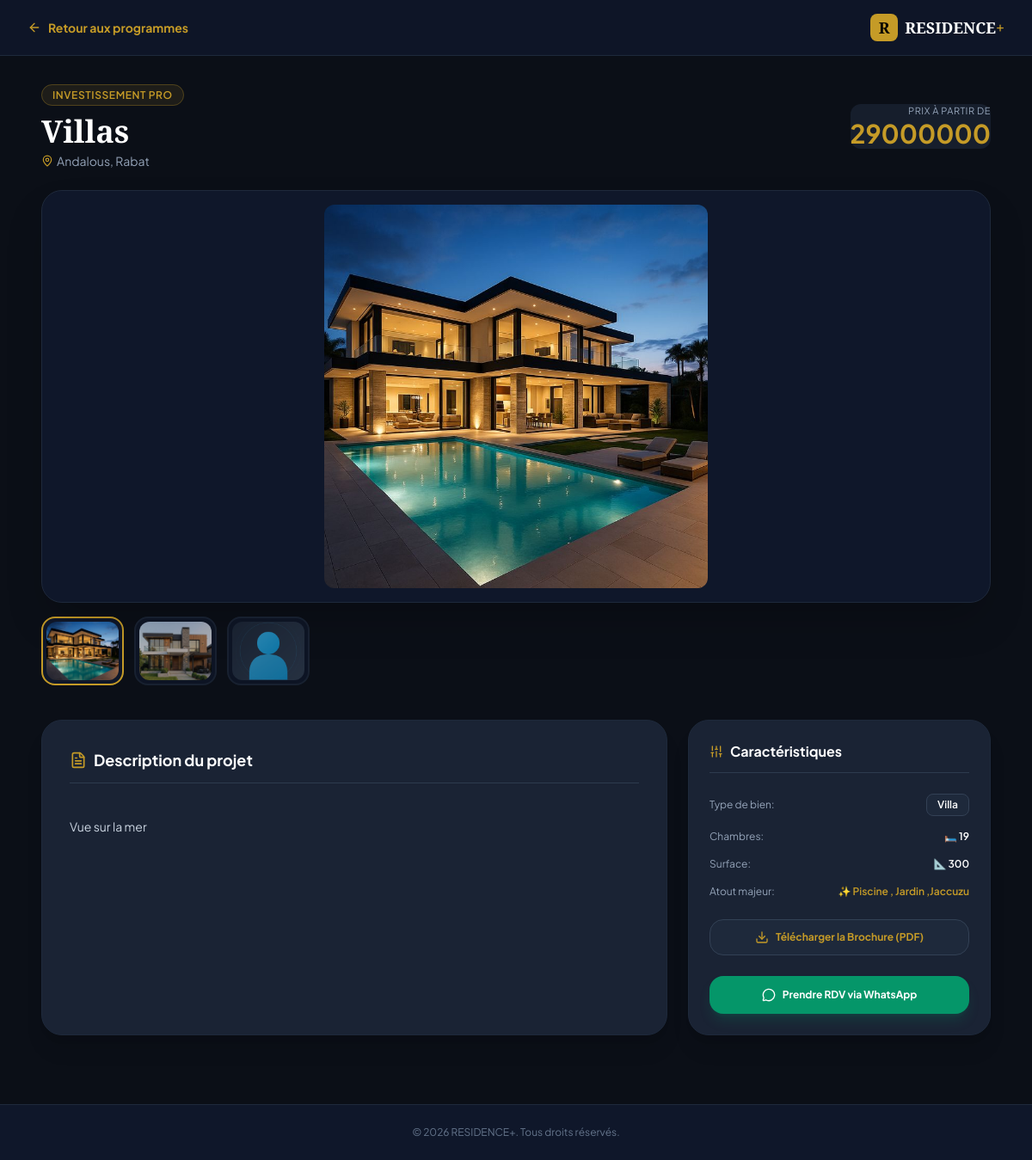
The page /property/4/ on the database its author committed.
### store/models.py (models this page shows, shortened)
class Property(models.Model):
    STATUS_CHOICES = [
        ('LIVRABLE', 'Livrable Immédiatement'),
        ('OFF_MARKET', 'Lancement Off-Market'),
        ('INVESTISSEMENT', 'Investissement Pro'),
    ]
    PROPERTY_TYPES = [
        ('Appartement', 'Appartement Haut Standing'),
        ('Villa', 'Villa Moderne / Luxe'),
        ('Bureaux', 'Bureaux & Commerces'),
    ]
    title = models.CharField(max_length=200, verbose_name="Titre du projet")
    badge_status = models.CharField(max_length=50, choices=STATUS_CHOICES, default='LIVRABLE')
    city = models.CharField(max_length=100, default="Casablanca", help_text="Ex: Casablanca, Rabat")
    district = models.CharField(max_length=100, default="Anfa", help_text="Ex: Anfa, Souissi, CFC")
    price = models.DecimalField(max_digits=12, decimal_places=2, default=0, help_text="Prix en DH (Ex: 2400000)")
    price_display = models.CharField(max_length=50, help_text="Ex: À partir de 2.4 MDH ou Sur Devis Pro")
    property_type = models.CharField(max_length=50, choices=PROPERTY_TYPES, default='Appartement')
    description = models.TextField()
    rooms = models.CharField(max_length=50, help_text="Ex: 2-4 Ch. ou 5 Ch.")
    surface = models.CharField(max_length=50, help_text="Ex: 82-185 m²")
    feature_tag = models.CharField(max_length=50, help_text="Ex: Piscine, Jardin, Parking 3N")
    image = models.ImageField(upload_to='properties/', blank=True, null=True, verbose_name="Image Principale")
    pdf_brochure = models.FileField(upload_to='brochures/', blank=True, null=True, verbose_name="Brochure PDF")
    created_at = models.DateTimeField(auto_now_add=True)
    class Meta:
        verbose_name_plural = "Properties"

class PropertyImage(models.Model):
    property = models.ForeignKey(
        Property,
        on_delete=models.CASCADE,
        related_name='gallery_images'
    )
    image = models.ImageField(upload_to='properties/gallery/')
    caption = models.CharField(max_length=255, blank=True, null=True)

### store/views.py (the view)
# urls.py: path('property/<int:pk>/', views.property_detail, name='property_detail'),
def property_detail(request, pk):
    property_item = get_object_or_404(Property, pk=pk)
    return render(request, 'store/property_detail.html', {'property': property_item})

### templates/store/property_detail.html (shortened to what this page needs)
{% load static %}
<!DOCTYPE html>
<html lang="fr" class="dark scroll-smooth">
<head>
    <script src="https://cdn.tailwindcss.com"></script>
</head>
<body class="bg-[#0B0F17] text-slate-100 font-sans antialiased selection:bg-[#C59B27] selection:text-black flex flex-col min-h-screen justify-between">
    <div>
        <nav class="border-b border-slate-800 bg-[#0F172A]/90 backdrop-blur sticky top-0 z-50 py-4 px-6 sm:px-8">
            <div class="max-w-7xl mx-auto flex justify-between items-center">
                <a href="{% url 'store:demo_residence_plus' %}" class="text-[#C59B27] hover:text-amber-400 font-bold text-xs sm:text-sm flex items-center gap-2 transition-colors">
                    <i data-lucide="arrow-left" class="w-4 h-4"></i>
                    <span>Retour aux programmes</span>
                </a>
                <div class="flex items-center gap-2">
                    <div class="w-8 h-8 bg-[#C59B27] text-black font-bold font-serif text-lg flex items-center justify-center rounded-lg">
                        R
                    </div>
                    <span class="text-white font-serif font-bold text-lg hidden sm:inline">RESIDENCE<span class="text-[#C59B27]">+</span></span>
                </div>
            </div>
        </nav>
        <main class="max-w-6xl mx-auto px-4 sm:px-6 py-8">
            <div class="flex flex-col md:flex-row justify-between items-start md:items-center gap-4 mb-6">
                <div>
                    <span class="bg-[#C59B27]/10 text-[#C59B27] text-xs font-semibold px-3 py-1 rounded-full border border-[#C59B27]/30 uppercase tracking-wider">
                        {{ property.get_badge_status_display }}
                    </span>
                    <h1 class="text-2xl sm:text-4xl font-bold text-white font-serif mt-3">{{ property.title }}</h1>
                    <p class="text-slate-400 text-xs sm:text-sm mt-1 flex items-center gap-1">
                        <i data-lucide="map-pin" class="w-3.5 h-3.5 text-[#C59B27]"></i>
                        {{ property.district }}, {{ property.city }}
                    </p>
                </div>
                <div class="text-left md:text-right bg-[#1E293B]/60 p-3 sm:p-0 rounded-xl border sm:border-0 border-slate-800 w-full sm:w-auto">
                    <span class="text-[11px] text-slate-400 uppercase tracking-wider block">Prix à partir de</span>
                    <span class="text-xl sm:text-3xl font-bold text-[#C59B27]">{{ property.price_display }}</span>
                </div>
            </div>
            <div class="mb-8 space-y-4">
                <div class="w-full h-[350px] sm:h-[480px] bg-[#0F172A] rounded-3xl border border-slate-800 overflow-hidden flex items-center justify-center relative shadow-2xl p-4">
                    {% if property.image %}
                        <img id="main-image"
                             src="{{ property.image.url }}"
                             alt="{{ property.title }}"
                             class="max-w-full max-h-full object-contain rounded-xl transition-all duration-300">
                    {% else %}
                        <div class="flex flex-col items-center justify-center text-slate-600">
                            <i data-lucide="building-2" class="w-16 h-16 mb-2"></i>
                            <span class="text-xs">Aucune image disponible</span>
                        </div>
                    {% endif %}
                </div>
                <div class="flex items-center gap-3 overflow-x-auto pb-2 scrollbar-thin scrollbar-thumb-[#C59B27]">
                    {% if property.image %}
                    <button type="button" onclick="changeMainImage('{{ property.image.url }}', this)"
                            class="gallery-thumb flex-shrink-0 w-24 h-20 rounded-2xl border-2 border-[#C59B27] bg-[#0F172A] overflow-hidden transition-all p-1">
                        <img src="{{ property.image.url }}" class="w-full h-full object-cover rounded-xl">
                    </button>
                    {% endif %}
                    {% if property.gallery_images.all %}
                        {% for img in property.gallery_images.all %}
                        <button type="button" onclick="changeMainImage('{{ img.image.url }}', this)"
                                class="gallery-thumb flex-shrink-0 w-24 h-20 rounded-2xl border-2 border-slate-800 hover:border-[#C59B27] bg-[#0F172A] overflow-hidden transition-all opacity-70 hover:opacity-100 p-1">
                            <img src="{{ img.image.url }}" class="w-full h-full object-cover rounded-xl">
                        </button>
                        {% endfor %}
                    {% endif %}
                </div>
            </div>
            <div class="grid grid-cols-1 md:grid-cols-3 gap-6">
                <div class="md:col-span-2 bg-[#1E293B]/80 p-6 sm:p-8 rounded-3xl border border-slate-800 space-y-4 shadow-xl">
                    <h2 class="text-lg font-bold text-white border-b border-slate-700/80 pb-3 flex items-center gap-2">
                        <i data-lucide="file-text" class="w-5 h-5 text-[#C59B27]"></i>
                        <span>Description du projet</span>
                    </h2>
                    <p class="text-slate-300 text-sm leading-relaxed whitespace-pre-line">
                        {{ property.description }}
                    </p>
                </div>
                <div class="bg-[#1E293B]/80 p-6 rounded-3xl border border-slate-800 space-y-6 shadow-xl h-fit">
                    <h3 class="text-base font-bold text-white border-b border-slate-700/80 pb-3 flex items-center gap-2">
                        <i data-lucide="sliders" class="w-4 h-4 text-[#C59B27]"></i>
                        <span>Caractéristiques</span>
                    </h3>
                    <ul class="space-y-4 text-xs">
                        <li class="flex justify-between items-center">
                            <span class="text-slate-400">Type de bien:</span>
                            <span class="font-semibold text-white bg-slate-800 px-3 py-1 rounded-lg border border-slate-700">{{ property.property_type }}</span>
                        </li>
                        <li class="flex justify-between items-center">
                            <span class="text-slate-400">Chambres:</span>
                            <span class="font-semibold text-white">🛏️ {{ property.rooms }}</span>
                        </li>
                        <li class="flex justify-between items-center">
                            <span class="text-slate-400">Surface:</span>
                            <span class="font-semibold text-white">📐 {{ property.surface }}</span>
                        </li>
                        <li class="flex justify-between items-center">
                            <span class="text-slate-400">Atout majeur:</span>
                            <span class="font-semibold text-[#C59B27]">✨ {{ property.feature_tag }}</span>
                        </li>
                    </ul>
                    {% if property.pdf_brochure %}
                    <a href="{{ property.pdf_brochure.url }}"
                       target="_blank"
                       class="w-full bg-slate-800 hover:bg-slate-700 border border-slate-700 text-[#C59B27] font-bold py-3 px-4 rounded-2xl transition-all flex items-center justify-center gap-2 text-xs">
                        <i data-lucide="download" class="w-4 h-4"></i>
                        <span>Télécharger la Brochure (PDF)</span>
                    </a>
                    {% endif %}
                    <a href="https://wa.me/212600000000?text=Bonjour,%20je%20suis%20intéressé(e)%20par%20le%20projet%20:%20{{ property.title|urlencode }}"
                       target="_blank"
                       class="w-full bg-emerald-600 hover:bg-emerald-500 text-white font-bold py-3.5 px-4 rounded-2xl transition-all shadow-lg shadow-emerald-600/20 flex items-center justify-center gap-2 text-xs">
                        <i data-lucide="message-circle" class="w-4 h-4"></i>
                        <span>Prendre RDV via WhatsApp</span>
                    </a>
                </div>
            </div>
        </main>
    </div>
    <footer class="border-t border-slate-800 bg-[#0F172A] py-6 text-center text-xs text-slate-500 mt-12">
        <p>&copy; <span id="year"></span> RESIDENCE+. Tous droits réservés.</p>
    </footer>
</body>
</html>

### rows shown on the page
Property: badge_status "INVESTISSEMENT PRO", title "Villas", district "Andalous", city "Rabat", price_display "29000000", image (picture), description "Vue sur la mer", property_type "Villa", rooms "19", surface "300", feature_tag "Piscine , Jardin ,Jaccuzu"
PropertyImage: image (picture)
PropertyImage: image (picture)
